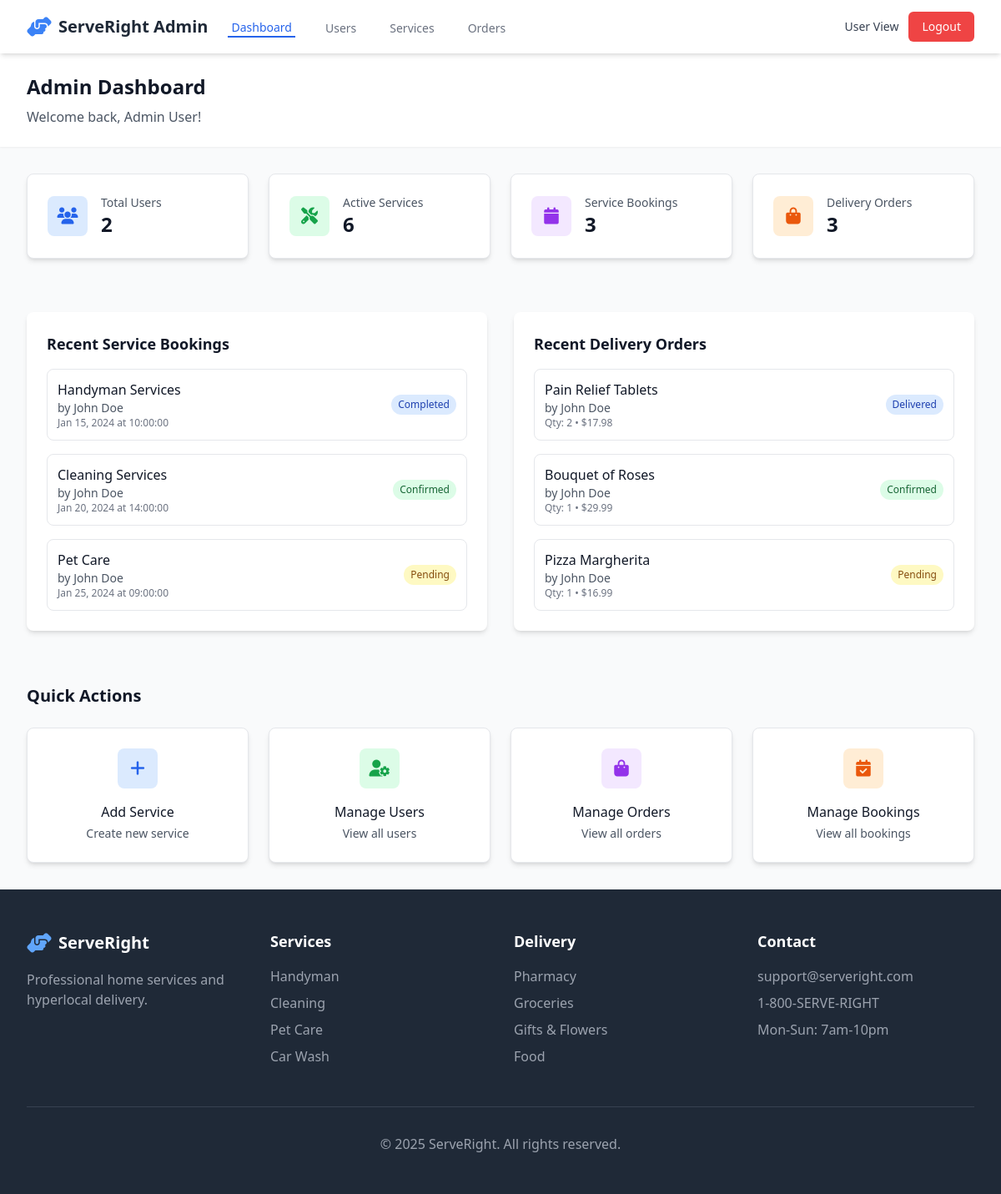
Page /admin_dashboard.php (signed in) on the committed database.
### tables this page shows
CREATE TABLE service_bookings (
    id INT AUTO_INCREMENT PRIMARY KEY,
    user_id INT,
    service_id INT,
    booking_date DATE NOT NULL,
    booking_time TIME NOT NULL,
    special_requests TEXT,
    status ENUM('pending', 'confirmed', 'completed', 'cancelled') DEFAULT 'pending',
    total_amount DECIMAL(10,2),
    created_at TIMESTAMP DEFAULT CURRENT_TIMESTAMP,
    FOREIGN KEY (user_id) REFERENCES users(id),
    FOREIGN KEY (service_id) REFERENCES services(id)
);

CREATE TABLE services (
    id INT AUTO_INCREMENT PRIMARY KEY,
    name VARCHAR(100) NOT NULL,
    description TEXT,
    price DECIMAL(10,2),
    category VARCHAR(50),
    image_url VARCHAR(255),
    is_active BOOLEAN DEFAULT TRUE
);

CREATE TABLE users (
    id INT AUTO_INCREMENT PRIMARY KEY,
    full_name VARCHAR(100) NOT NULL,
    email VARCHAR(100) UNIQUE NOT NULL,
    phone VARCHAR(20),
    password VARCHAR(255) NOT NULL,
    user_type ENUM('customer', 'admin') DEFAULT 'customer',
    created_at TIMESTAMP DEFAULT CURRENT_TIMESTAMP
);

CREATE TABLE delivery_orders (
    id INT AUTO_INCREMENT PRIMARY KEY,
    user_id INT,
    item_id INT,
    quantity INT DEFAULT 1,
    delivery_address TEXT NOT NULL,
    delivery_instructions TEXT,
    delivery_time VARCHAR(50),
    total_amount DECIMAL(10,2),
    status ENUM('pending', 'confirmed', 'out_for_delivery', 'delivered', 'cancelled') DEFAULT 'pending',
    created_at TIMESTAMP DEFAULT CURRENT_TIMESTAMP,
    FOREIGN KEY (user_id) REFERENCES users(id),
    FOREIGN KEY (item_id) REFERENCES delivery_items(id)
);

CREATE TABLE delivery_items (
    id INT AUTO_INCREMENT PRIMARY KEY,
    category_id INT,
    name VARCHAR(100) NOT NULL,
    description TEXT,
    price DECIMAL(10,2) NOT NULL,
    image_url VARCHAR(255),
    is_available BOOLEAN DEFAULT TRUE,
    FOREIGN KEY (category_id) REFERENCES delivery_categories(id)
);

### admin_dashboard.php (the view, shortened to what this page needs)
<?php
$conn = get_db_connection();
$users_count = mysqli_query($conn, "SELECT COUNT(*) as count FROM users")->fetch_assoc()['count'];
$services_count = mysqli_query($conn, "SELECT COUNT(*) as count FROM services WHERE is_active = TRUE")->fetch_assoc()['count'];
$bookings_count = mysqli_query($conn, "SELECT COUNT(*) as count FROM service_bookings")->fetch_assoc()['count'];
$orders_count = mysqli_query($conn, "SELECT COUNT(*) as count FROM delivery_orders")->fetch_assoc()['count'];
$recent_bookings_sql = "SELECT sb.*, s.name as service_name, u.full_name as user_name
                        FROM service_bookings sb
                        JOIN services s ON sb.service_id = s.id
                        JOIN users u ON sb.user_id = u.id
                        ORDER BY sb.created_at DESC
                        LIMIT 5";
$recent_bookings = mysqli_query($conn, $recent_bookings_sql)->fetch_all(MYSQLI_ASSOC);
$recent_orders_sql = "SELECT do.*, di.name as item_name, u.full_name as user_name
                      FROM delivery_orders do
                      JOIN delivery_items di ON do.item_id = di.id
                      JOIN users u ON do.user_id = u.id
                      ORDER BY do.created_at DESC
                      LIMIT 5";
$recent_orders = mysqli_query($conn, $recent_orders_sql)->fetch_all(MYSQLI_ASSOC);
?>
<!DOCTYPE html>
<html lang="en">
<head>
    <script src="https://cdn.tailwindcss.com"></script>
    <link rel="stylesheet" href="https://cdnjs.cloudflare.com/ajax/libs/font-awesome/6.4.0/css/all.min.css">
</head>
<body class="bg-gray-50">
    <nav class="bg-white shadow-md sticky top-0 z-50">
        <div class="max-w-7xl mx-auto px-4 sm:px-6 lg:px-8">
            <div class="flex justify-between h-16">
                <div class="flex items-center">
                    <a href="index.php" class="flex-shrink-0 flex items-center">
                        <i class="fas fa-hands-helping text-blue-500 text-2xl mr-2"></i>
                        <span class="font-bold text-xl text-gray-800">ServeRight Admin</span>
                    </a>
                    <div class="hidden md:ml-6 md:flex md:space-x-8">
                        <a href="admin_dashboard.php" class="text-blue-600 border-b-2 border-blue-600 inline-flex items-center px-1 pt-1 text-sm font-medium">Dashboard</a>
                        <a href="admin_users.php" class="text-gray-500 hover:text-gray-700 inline-flex items-center px-1 pt-1 text-sm font-medium">Users</a>
                        <a href="admin_services.php" class="text-gray-500 hover:text-gray-700 inline-flex items-center px-1 pt-1 text-sm font-medium">Services</a>
                        <a href="admin_orders.php" class="text-gray-500 hover:text-gray-700 inline-flex items-center px-1 pt-1 text-sm font-medium">Orders</a>
                    </div>
                </div>
                <div class="flex items-center">
                    <div class="hidden md:ml-4 md:flex md:items-center space-x-3">
                        <a href="dashboard.php" class="text-gray-700 hover:text-blue-600 text-sm font-medium">User View</a>
                        <a href="logout.php" class="bg-red-500 hover:bg-red-600 text-white px-4 py-2 rounded-md text-sm font-medium">Logout</a>
                    </div>
                </div>
            </div>
        </div>
    </nav>
    <section class="bg-white shadow-sm">
        <div class="max-w-7xl mx-auto px-4 sm:px-6 lg:px-8 py-6">
            <h1 class="text-2xl font-bold text-gray-900">Admin Dashboard</h1>
            <p class="text-gray-600 mt-2">Welcome back, <?php echo $_SESSION['user_name']; ?>!</p>
        </div>
    </section>
    <section class="py-8">
        <div class="max-w-7xl mx-auto px-4 sm:px-6 lg:px-8">
            <div class="grid grid-cols-1 md:grid-cols-2 lg:grid-cols-4 gap-6">
                <div class="bg-white p-6 rounded-lg shadow-md border border-gray-200">
                    <div class="flex items-center">
                        <div class="flex items-center justify-center w-12 h-12 bg-blue-100 rounded-lg mr-4">
                            <i class="fas fa-users text-blue-600 text-xl"></i>
                        </div>
                        <div>
                            <p class="text-sm font-medium text-gray-600">Total Users</p>
                            <p class="text-2xl font-bold text-gray-900"><?php echo $users_count; ?></p>
                        </div>
                    </div>
                </div>
                <div class="bg-white p-6 rounded-lg shadow-md border border-gray-200">
                    <div class="flex items-center">
                        <div class="flex items-center justify-center w-12 h-12 bg-green-100 rounded-lg mr-4">
                            <i class="fas fa-tools text-green-600 text-xl"></i>
                        </div>
                        <div>
                            <p class="text-sm font-medium text-gray-600">Active Services</p>
                            <p class="text-2xl font-bold text-gray-900"><?php echo $services_count; ?></p>
                        </div>
                    </div>
                </div>
                <div class="bg-white p-6 rounded-lg shadow-md border border-gray-200">
                    <div class="flex items-center">
                        <div class="flex items-center justify-center w-12 h-12 bg-purple-100 rounded-lg mr-4">
                            <i class="fas fa-calendar text-purple-600 text-xl"></i>
                        </div>
                        <div>
                            <p class="text-sm font-medium text-gray-600">Service Bookings</p>
                            <p class="text-2xl font-bold text-gray-900"><?php echo $bookings_count; ?></p>
                        </div>
                    </div>
                </div>
                <div class="bg-white p-6 rounded-lg shadow-md border border-gray-200">
                    <div class="flex items-center">
                        <div class="flex items-center justify-center w-12 h-12 bg-orange-100 rounded-lg mr-4">
                            <i class="fas fa-shopping-bag text-orange-600 text-xl"></i>
                        </div>
                        <div>
                            <p class="text-sm font-medium text-gray-600">Delivery Orders</p>
                            <p class="text-2xl font-bold text-gray-900"><?php echo $orders_count; ?></p>
                        </div>
                    </div>
                </div>
            </div>
        </div>
    </section>
    <section class="py-8">
        <div class="max-w-7xl mx-auto px-4 sm:px-6 lg:px-8">
            <div class="grid grid-cols-1 lg:grid-cols-2 gap-8">
                <div class="bg-white rounded-lg shadow-md p-6">
                    <h2 class="text-lg font-semibold text-gray-900 mb-4">Recent Service Bookings</h2>
                    <?php if (empty($recent_bookings)): ?>
                        <p class="text-gray-600 text-center py-4">No recent bookings</p>
                    <?php else: ?>
                        <div class="space-y-4">
                            <?php foreach ($recent_bookings as $booking): ?>
                                <div class="flex items-center justify-between p-3 border border-gray-200 rounded-lg">
                                    <div>
                                        <h3 class="font-medium text-gray-900"><?php echo $booking['service_name']; ?></h3>
                                        <p class="text-sm text-gray-600">by <?php echo $booking['user_name']; ?></p>
                                        <p class="text-xs text-gray-500">
                                            <?php echo date('M j, Y', strtotime($booking['booking_date'])); ?> at <?php echo $booking['booking_time']; ?>
                                        </p>
                                    </div>
                                    <span class="px-2 py-1 text-xs font-medium rounded-full
                                        <?php echo $booking['status'] === 'confirmed' ? 'bg-green-100 text-green-800' :
                                               ($booking['status'] === 'pending' ? 'bg-yellow-100 text-yellow-800' :
                                               ($booking['status'] === 'completed' ? 'bg-blue-100 text-blue-800' : 'bg-red-100 text-red-800')); ?>">
                                        <?php echo ucfirst($booking['status']); ?>
                                    </span>
                                </div>
                            <?php endforeach; ?>
                        </div>
                    <?php endif; ?>
                </div>
                <div class="bg-white rounded-lg shadow-md p-6">
                    <h2 class="text-lg font-semibold text-gray-900 mb-4">Recent Delivery Orders</h2>
                    <?php if (empty($recent_orders)): ?>
                        <p class="text-gray-600 text-center py-4">No recent orders</p>
                    <?php else: ?>
                        <div class="space-y-4">
                            <?php foreach ($recent_orders as $order): ?>
                                <div class="flex items-center justify-between p-3 border border-gray-200 rounded-lg">
                                    <div>
                                        <h3 class="font-medium text-gray-900"><?php echo $order['item_name']; ?></h3>
                                        <p class="text-sm text-gray-600">by <?php echo $order['user_name']; ?></p>
                                        <p class="text-xs text-gray-500">
                                            Qty: <?php echo $order['quantity']; ?> • $<?php echo $order['total_amount']; ?>
                                        </p>
                                    </div>
                                    <span class="px-2 py-1 text-xs font-medium rounded-full
                                        <?php echo $order['status'] === 'confirmed' ? 'bg-green-100 text-green-800' :
                                               ($order['status'] === 'pending' ? 'bg-yellow-100 text-yellow-800' :
                                               ($order['status'] === 'delivered' ? 'bg-blue-100 text-blue-800' : 'bg-red-100 text-red-800')); ?>">
                                        <?php echo ucfirst($order['status']); ?>
                                    </span>
                                </div>
                            <?php endforeach; ?>
                        </div>
                    <?php endif; ?>
                </div>
            </div>
        </div>
    </section>
    <section class="py-8">
        <div class="max-w-7xl mx-auto px-4 sm:px-6 lg:px-8">
            <h2 class="text-xl font-semibold text-gray-900 mb-6">Quick Actions</h2>
            <div class="grid grid-cols-1 md:grid-cols-2 lg:grid-cols-4 gap-6">
                <a href="admin_services.php" class="bg-white p-6 rounded-lg shadow-md border border-gray-200 hover:shadow-lg transition duration-300 text-center">
                    <div class="flex items-center justify-center w-12 h-12 bg-blue-100 rounded-lg mx-auto mb-4">
                        <i class="fas fa-plus text-blue-600 text-xl"></i>
                    </div>
                    <h3 class="font-medium text-gray-900">Add Service</h3>
                    <p class="text-sm text-gray-600 mt-1">Create new service</p>
                </a>
                <a href="admin_users.php" class="bg-white p-6 rounded-lg shadow-md border border-gray-200 hover:shadow-lg transition duration-300 text-center">
                    <div class="flex items-center justify-center w-12 h-12 bg-green-100 rounded-lg mx-auto mb-4">
                        <i class="fas fa-user-cog text-green-600 text-xl"></i>
                    </div>
                    <h3 class="font-medium text-gray-900">Manage Users</h3>
                    <p class="text-sm text-gray-600 mt-1">View all users</p>
                </a>
                <a href="admin_orders.php" class="bg-white p-6 rounded-lg shadow-md border border-gray-200 hover:shadow-lg transition duration-300 text-center">
                    <div class="flex items-center justify-center w-12 h-12 bg-purple-100 rounded-lg mx-auto mb-4">
                        <i class="fas fa-shopping-bag text-purple-600 text-xl"></i>
                    </div>
                    <h3 class="font-medium text-gray-900">Manage Orders</h3>
                    <p class="text-sm text-gray-600 mt-1">View all orders</p>
                </a>
                <a href="admin_bookings.php" class="bg-white p-6 rounded-lg shadow-md border border-gray-200 hover:shadow-lg transition duration-300 text-center">
                    <div class="flex items-center justify-center w-12 h-12 bg-orange-100 rounded-lg mx-auto mb-4">
                        <i class="fas fa-calendar-check text-orange-600 text-xl"></i>
                    </div>
                    <h3 class="font-medium text-gray-900">Manage Bookings</h3>
                    <p class="text-sm text-gray-600 mt-1">View all bookings</p>
                </a>
            </div>
        </div>
    </section>
    <?php include 'footer.php'; ?>
</body>
</html>

### rows in the picture
service_bookings: service.name "Handyman Services", user.full_name "John Doe", booking_date "Jan 15, 2024", booking_time "10:00:00", status "Completed"
service_bookings: service.name "Cleaning Services", user.full_name "John Doe", booking_date "Jan 20, 2024", booking_time "14:00:00", status "Confirmed"
service_bookings: service.name "Pet Care", user.full_name "John Doe", booking_date "Jan 25, 2024", booking_time "09:00:00", status "Pending"
delivery_orders: item.name "Pain Relief Tablets", user.full_name "John Doe", quantity "2", total_amount "17.98", status "Delivered"
delivery_orders: item.name "Bouquet of Roses", user.full_name "John Doe", quantity "1", total_amount "29.99", status "Confirmed"
delivery_orders: item.name "Pizza Margherita", user.full_name "John Doe", quantity "1", total_amount "16.99", status "Pending"

### other values in the picture
$_SESSION['user_name'] "Admin User"
$users_count "2"
$services_count "6"
$bookings_count "3"
$orders_count "3"
